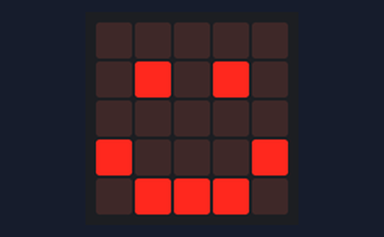
A program run on a simulated BBC micro:bit running MicroPython. Shown: the board's 5×5 LED display.

Above: at 0.1 s.
At 0.71 s:
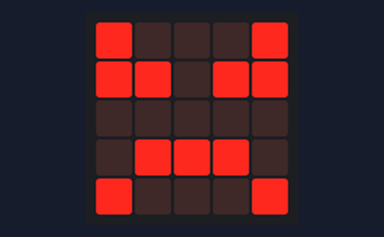
At 1.32 s:
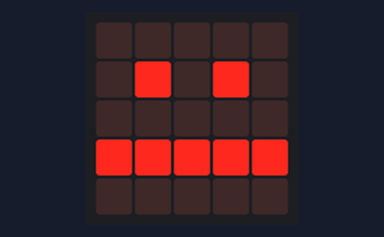

Measured:
- by itself, everything shown: repeats every 1.0 s, in 5 steps

The program:

4.Display_custom_animation.py
```python
from microbit import *
while True:
    face1 = Image("00000:09090:00000:90009:09990")
    face2 = Image("00000:09090:00000:99999:00000")
    face3 = Image("00000:09090:00000:09990:90009")
    face4 = Image("90009:99099:00000:09990:90009")
    face5 = Image("00000:00000:00000:00000:00000")
    all_faces = [face1, face2, face3, face4, face5, ]
    display.show(all_faces, delay=200)
```
